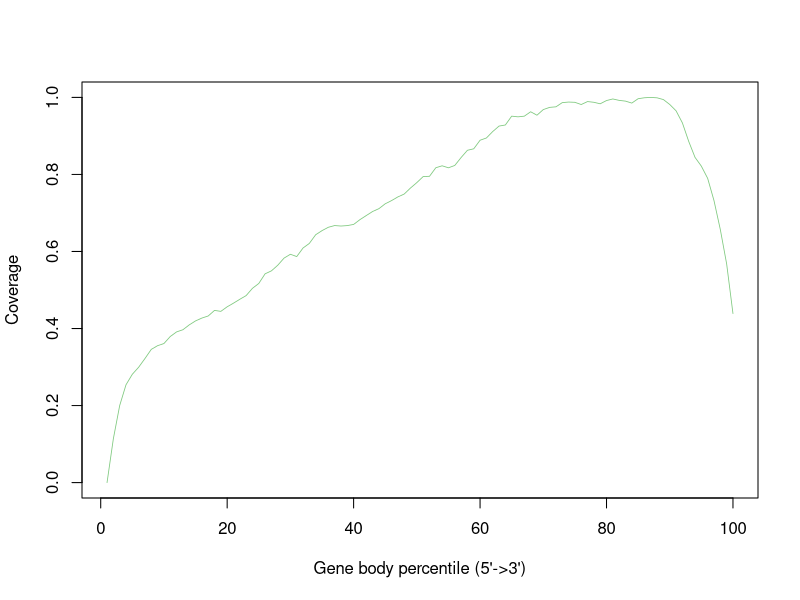

Here is the R script that generated this plot:
ERR458500_sorted <- c(0.0,0.11389222560549767,0.2000027935301841,0.2539458613850323,0.28126658658546805,0.29949437103667903,0.3221778361315194,0.34592284269631535,0.35549068357683605,0.36102187334134145,0.3793055283962343,0.39123390228231414,0.3968349303014219,0.4094477190826047,0.41978378076375117,0.4271447327988379,0.4325502137050591,0.4470486353605051,0.4445344581948208,0.45640696147721876,0.4658770288012962,0.47590580216219236,0.4855155459954745,0.5043998100399475,0.5169706958683689,0.5420565969215297,0.5496969019750259,0.5643070648378355,0.5828281699583764,0.5927731374137497,0.5867670475179484,0.6090175154342543,0.6210296952258569,0.6435176132078108,0.6541190602564461,0.6628348744308182,0.667304522725368,0.6660753694443668,0.6672346844707657,0.6702377294186663,0.682696874039724,0.6933122887392799,0.7038019945805515,0.7111769142665586,0.7238595413023438,0.7321144229963404,0.7416962315277816,0.7491130541665503,0.764854596753918,0.7788641506271475,0.7944939520071514,0.7951643992513339,0.8173869318657988,0.8224571891499287,0.8172472553565941,0.8233650864597591,0.8439115009637679,0.8627538620554795,0.8665670307567673,0.8888174986730731,0.894628041455988,0.9113752549096293,0.9255803558957455,0.9283738860798391,0.9513227365421684,0.9495907478280303,0.9512948012403274,0.9627482749951113,0.9537670754532502,0.9684331089197419,0.9741039751934519,0.9755845461910216,0.986423443305305,0.9879319496047155,0.9872475347096126,0.981534765483141,0.9892030058384781,0.9873313406151354,0.9834343660083247,0.991856859513367,0.9959773165349052,0.9922758890409811,0.990362320864877,0.9852641282789061,0.9966058608263262,0.9990781350392491,1.0,0.9989244908791239,0.9943850043299718,0.9816604743414252,0.9652345168589547,0.933863172891583,0.8858423890270134,0.844302595189541,0.8215073888873369,0.7897589183451127,0.7320445847417382,0.6569684610442216,0.5678548481716345,0.43883565661926976)


pdf("/home/mashxp/Documents/MyVault/Atlas/LuuLoi_RNA-seq_course/exercise/_data/rseqc/ERR458500/ERR458500.geneBodyCoverage.curves.pdf")
x=1:100
icolor = colorRampPalette(c("#7fc97f","#beaed4","#fdc086","#ffff99","#386cb0","#f0027f"))(1)
plot(x,ERR458500_sorted,type='l',xlab="Gene body percentile (5'->3')", ylab="Coverage",lwd=0.8,col=icolor[1])
dev.off()
